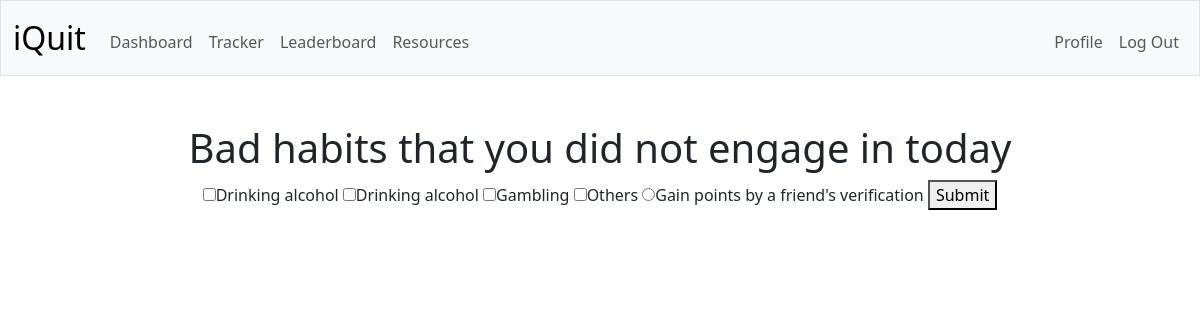
The app's page /tracker (signed in) with its own data.
### tables this page shows
CREATE TABLE habits (
    user_id INTEGER NOT NULL,
    habit TEXT NOT NULL,
    start_time NUMERIC NOT NULL,
    enter_time NUMERIC NOT NULL,
    streak INTEGER,
    FOREIGN KEY(user_id) REFERENCES users(id)
);

### app.py (the view)
@app.route("/tracker", methods=["GET", "POST"])
@login_required
def tracker():
    if request.method == "POST":
        daily_habits = request.form.getlist("habit")
        for habit in daily_habits:
            db.execute(
                "UPDATE habits SET streak = streak + 1, enter_time = ?\
                WHERE habit = ?",
                datetime.datetime.now().date(),
                habit,
            )
        return redirect("/dashboard")
    else:
        habits = db.execute(
            "SELECT habit FROM habits WHERE user_id = ?", session["user_id"]
        )
        if not habits:
            return redirect("/add")
        """for row in habits:
            # SQLite store as string: has to convert to correct object for comparison
            if (
            datetime.datetime.strptime(row["enter_time"], "%Y-%m-%d").date()
            == datetime.datetime.now().date()
            ):
                return apology("Today's work is done", 403)

        else:"""
        return render_template("tracker.html", habits=habits)

### app.py (called while the page is built)
@app.after_request
def after_request(response):
    response.headers["Cache-Control"] = "no-cache, no-store, must-revalidate"
    response.headers["Expires"] = 0
    response.headers["Pragma"] = "no-cache"
    return response

### helpers.py (called while the page is built)
def login_required(f):
    @wraps(f)
    def decorated_function(*args, **kwargs):
        if session.get("user_id") is None:
            return redirect("/login")
        return f(*args, **kwargs)
    return decorated_function

### templates/tracker.html (shortened to what this page needs)
{% extends "layout.html" %}
{% block main %}
    <h1>Bad habits that you did not engage in today</h1>
    <form action="/tracker" method="post">
        {% for habit in habits %}
            <input name="habit" type="checkbox" value="{{ habit.habit }}">{{ habit.habit }}
        {% endfor%}
        <input name="verification" type="radio" id="verification">Gain points by a friend's verification
        <button type="submit">Submit</button>
    </form>
{% endblock %}

### records on screen
habits: habit "Drinking alcohol"
habits: habit "Drinking alcohol"
habits: habit "Gambling"
habits: habit "Others"
